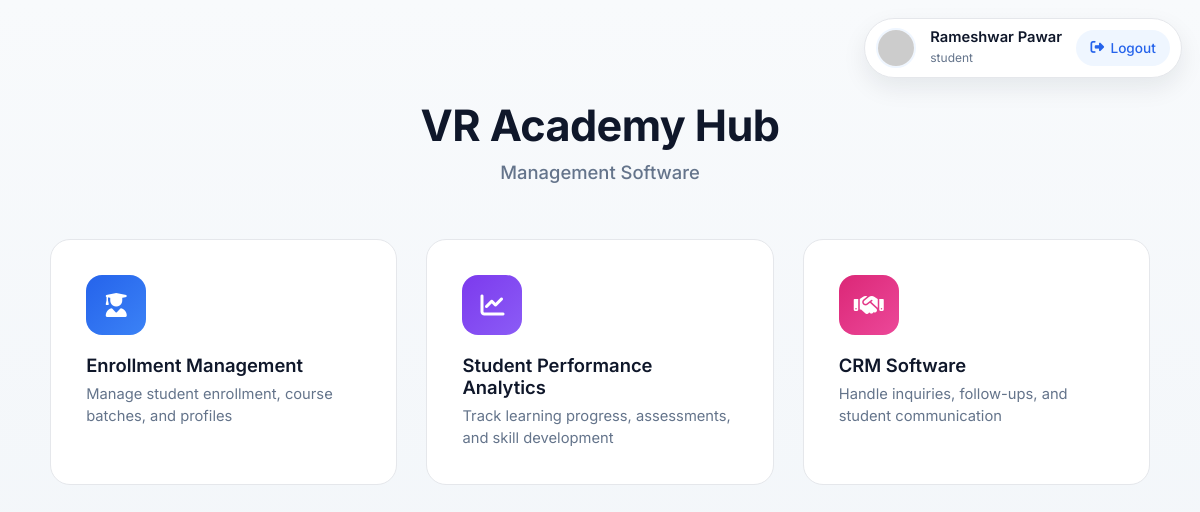
Before: /en/software/software-welcome-page (signed in) with the older database file.
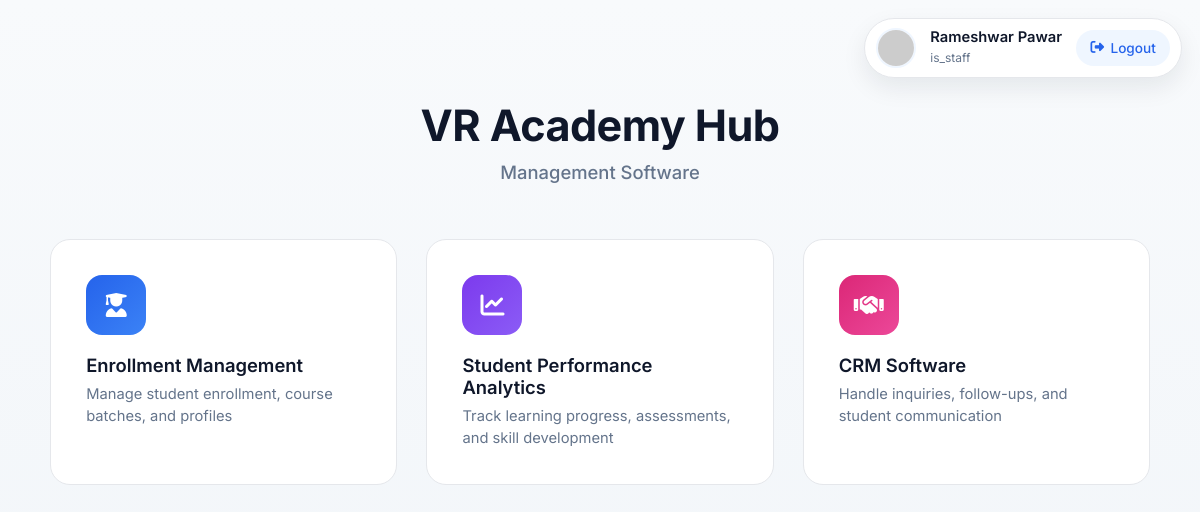
After: the same page with the newer database file.
### AdminApp/models.py (models this page shows)
class CustomUser(AbstractUser):
    ROLE_CHOICES = (
        ('is_website_manager', 'Website Manager'),
        ('is_crm_manager', 'CRM Manager'),
        ('is_staff', 'Staff'),
        ('is_student', 'Student'),
    )
    role = models.CharField(
        max_length=30,
        choices=ROLE_CHOICES,
        default='is_student',
        null=True, blank=True
    )
    username = None
    name = models.CharField(max_length=150)
    dob = models.DateField(verbose_name='Date of Birth', null=True, blank=True)
    dist = models.CharField(max_length=100)
    taluka = models.CharField(max_length=100)
    village = models.CharField(max_length=100)
    mobile_number = models.CharField(max_length=15, unique=True, null=True, blank=True)
    email = models.EmailField(unique=True, null=True, blank=True)
    action = models.TextField(blank=True, null=True)
    is_active = models.BooleanField(default=True)
    is_staff = models.BooleanField(default=True)
    date_joined = models.DateTimeField(default=timezone.now)
    USERNAME_FIELD = 'mobile_number'
    REQUIRED_FIELDS = ['email', 'name']
    objects = CustomUserManager()  # ✅ add this line!
    groups = models.ManyToManyField(
        Group,
        related_name='customuser_groups',
        blank=True
    )
    user_permissions = models.ManyToManyField(
        Permission,
        related_name='customuser_permissions',
        blank=True
    )
    def __str__(self):
        return self.name or self.mobile_number or "User"

### SoftwareApp/views.py (the view)
# urls.py: path('software-welcome-page', software_welcome_page, name='software_welcome_page'),
def software_welcome_page(request):
    return render(request,'software_welcome.html')

### SoftwareApp/templates/software_welcome.html (shortened to what this page needs)
<!DOCTYPE html>
<html lang="en">
<head>
  <link rel="stylesheet" href="https://cdnjs.cloudflare.com/ajax/libs/font-awesome/6.5.1/css/all.min.css"/>
</head>
<body>
  <div class="top-bar">
    <img src="https://i.pravatar.cc/100" alt="User">
    <div class="user-info">
      <strong>{{request.user}}</strong>
      <span>{{request.user.role}}</span>
    </div>
    <button class="logout" title="Logout">
      <i class="fas fa-right-from-bracket"></i>
      <span>Logout</span>
    </button>
  </div>
  <header class="header">
    <h1>VR Academy Hub</h1>
    <h2>Management Software</h2>
  </header>
  <section class="grid">
    <a href="#" class="card">
      <div class="icon admission">
        <i class="fas fa-user-graduate"></i>
      </div>
      <h3>Enrollment Management</h3>
      <span>Manage student enrollment, course batches, and profiles</span>
    </a>
    <a href="#" class="card">
      <div class="icon progress">
        <i class="fas fa-chart-line"></i>
      </div>
      <h3>Student Performance Analytics</h3>
      <span>Track learning progress, assessments, and skill development</span>
    </a>
    <a href="{% url 'crm_software_dashboard' %}" class="card">
      <div class="icon crm">
        <i class="fas fa-handshake"></i>
      </div>
      <h3>CRM Software</h3>
      <span>Handle inquiries, follow-ups, and student communication</span>
    </a>
  </section>
</body>
</html>

### SoftwareApp/templates/software_welcome.html (style rules this page uses)
:root { --primary: #2563eb; --primary-soft: #eff6ff; --bg: #f8fafc; --card: #ffffff; --text: #0f172a; --muted: #64748b; --border: #e5e7eb; --radius: 20px; }
* { margin: 0; padding: 0; box-sizing: border-box; font-family: 'Inter', sans-serif; }
body { background: linear-gradient(#f8fafc, #f1f5f9); min-height: 100vh; padding: 2.2rem 1.2rem; color: var(--text); }
.top-bar { position: fixed; top: 18px; right: 18px; display: flex; align-items: center; gap: 0.9rem; background: var(--card); border: 1px solid var(--border); padding: 0.55rem 0.7rem; border-radius: 999px; box-shadow: 0 10px 25px rgba(15,23,42,0.08); z-index: 100; }
.top-bar img { width: 40px; height: 40px; border-radius: 50%; object-fit: cover; border: 2px solid var(--primary-soft); }
.user-info { line-height: 1.2; }
.user-info strong { font-size: 0.92rem; font-weight: 600; display: block; }
.user-info span { font-size: 0.75rem; color: var(--muted); }
.logout { height: 36px; padding: 0 14px; border-radius: 999px; border: none; background: var(--primary-soft); color: var(--primary); font-size: 0.85rem; font-weight: 500; cursor: pointer; display: flex; align-items: center; gap: 0.4rem; transition: all 0.25s ease; }
.header { max-width: 1100px; margin: 4rem auto 3.5rem; text-align: center; }
.header h1 { font-size: 2.7rem; font-weight: 700; letter-spacing: -0.6px; }
.header h2 { font-size: 1.15rem; font-weight: 500; color: var(--muted); margin-top: 0.6rem; }
.grid { max-width: 1100px; margin: auto; display: grid; grid-template-columns: repeat(auto-fit, minmax(250px, 1fr)); gap: 1.8rem; }
.card { background: var(--card); border: 1px solid var(--border); border-radius: var(--radius); padding: 2.2rem; text-decoration: none; color: inherit; transition: all 0.3s ease; position: relative; overflow: hidden; }
.card::after { content: ""; position: absolute; inset: 0; background: linear-gradient(120deg, transparent, rgba(37,99,235,0.05), transparent); opacity: 0; transition: opacity 0.3s; }
.icon { width: 60px; height: 60px; border-radius: 16px; display: grid; place-items: center; font-size: 1.5rem; color: #fff; margin-bottom: 1.2rem; }
.admission { background: linear-gradient(135deg, #2563eb, #3b82f6); }
.progress { background: linear-gradient(135deg, #7c3aed, #8b5cf6); }
.crm { background: linear-gradient(135deg, #db2777, #ec4899); }
.card h3 { font-size: 1.15rem; font-weight: 600; margin-bottom: 0.4rem; }
.card span { font-size: 0.92rem; color: var(--muted); line-height: 1.5; }

Changed rows visible on the page:
changed CustomUser "Rameshwar Pawar": user.role "student" → "is_staff"
